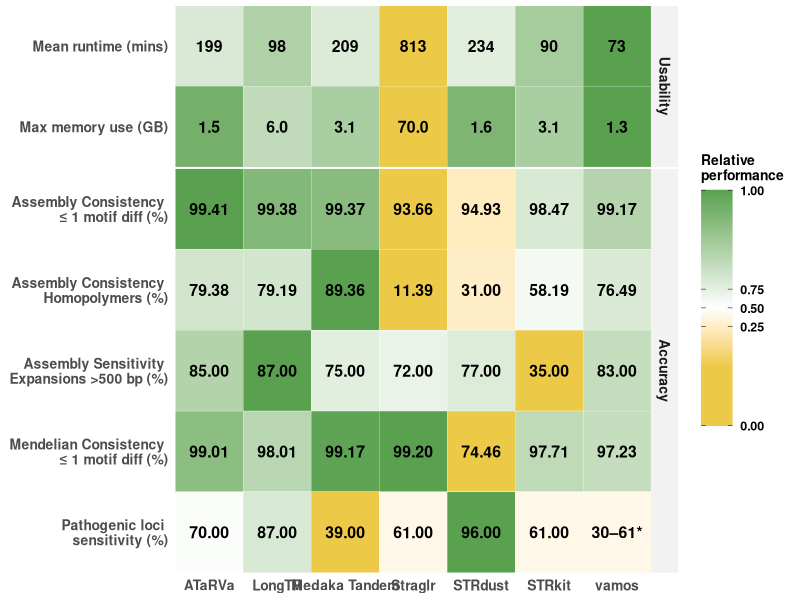
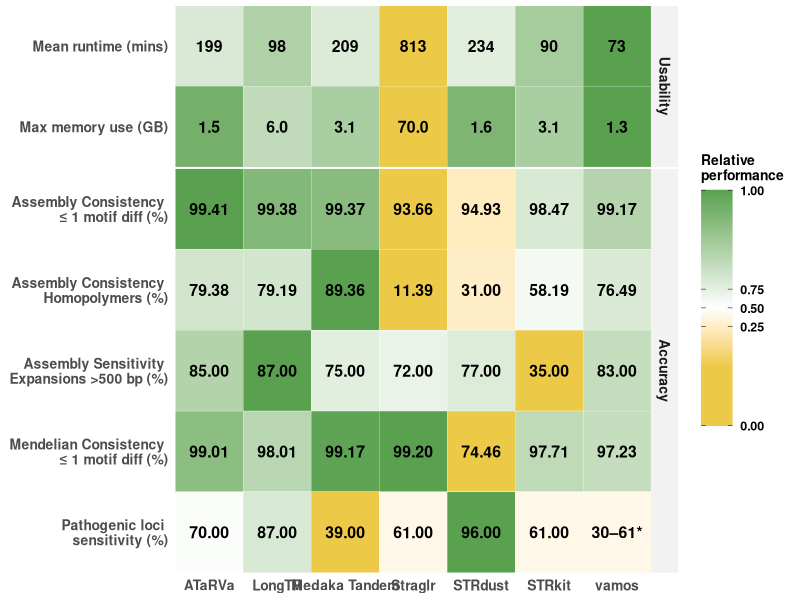
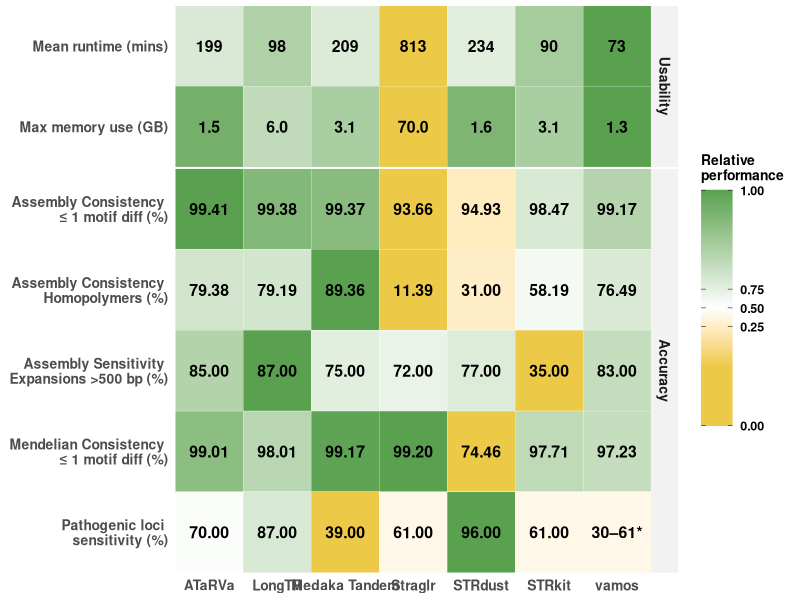

The R script that drew these images, in order:
# ============================================================
# HEATMAP ONLY (no winners, no extra comments)
# Fixes:
#  - Category order: Usability first, then Accuracy
#  - Metric order in Accuracy: Assembly (3 rows) -> Mendelian -> Pathogenic
#  - Legend shows 1.00 at top
#  - Save to both PNG and PDF
#  - Heatmap text increased by 1 point
#  - Legend spacing fixed
# ============================================================

library(tidyverse)
library(scales)
library(grid)

df <- tribble(
  ~Category,   ~Metric,                                  ~ATaRVa, ~LongTR, ~`Medaka Tandem`, ~Straglr, ~STRdust, ~STRkit, ~vamos,
  "Usability", "Mean runtime (mins)",                       199,      98,        209,          813,      234,      90,      73,
  "Usability", "Max memory use (GB)",                       1.5,      6.0,       3.1,          70.0,     1.6,     3.1,     1.3,
  "Accuracy",  "Assembly Consistency \n ≤ 1 motif diff (%)",   99.41,    99.38,     99.37,        93.66,    94.93,   98.47,   99.17,
  "Accuracy",  "Assembly Consistency \n Homopolymers (%)",     79.38,    79.19,     89.36,        11.39,    31.00,   58.19,   76.49,
  "Accuracy",  "Assembly Sensitivity \n Expansions >500 bp (%)",85,       87,        75,           72,       77,      35,      83,
  "Accuracy",  "Mendelian Consistency \n ≤ 1 motif diff (%)",  99.01,    98.01,     99.17,        99.20,    74.46,   97.71,   97.23
)

df_path <- tribble(
  ~Category,  ~Metric,                           ~ATaRVa, ~LongTR, ~`Medaka Tandem`, ~Straglr, ~STRdust, ~STRkit, ~vamos,
  "Accuracy", "Pathogenic loci \n sensitivity (%)", 70,      87,        39,           61,       96,      61,      61
)

df <- bind_rows(df, df_path)

tools_order <- c("ATaRVa","LongTR","Medaka Tandem","Straglr","STRdust","STRkit","vamos")
lower_is_better <- c("Mean runtime (mins)", "Max memory use (GB)")

tableau10 <- c(
  "#4E79A7", "#F28E2B", "#E15759", "#76B7B2", "#59A14F",
  "#EDC948", "#B07AA1", "#FF9DA7", "#9C755F", "#BAB0AC"
)

t_red   <- tableau10[6]
t_green <- tableau10[5]

stop_vals <- c(0.00, 0.25, 0.50, 1.00)
stop_cols <- c(t_red, t_red, "white", t_green)

legend_breaks <- c(1e-3, 0.25, 0.50, 0.75, 1 - 1e-3)
legend_labels <- c("0.00", "0.25", "0.50", "0.75", "1.00")

metric_levels <- c(
  "Max memory use (GB)",
  "Mean runtime (mins)",
  "Pathogenic loci \n sensitivity (%)",
  "Mendelian Consistency \n ≤ 1 motif diff (%)",
  "Assembly Sensitivity \n Expansions >500 bp (%)",
  "Assembly Consistency \n Homopolymers (%)",
  "Assembly Consistency \n ≤ 1 motif diff (%)"
)

dat <- df %>%
  pivot_longer(cols = all_of(tools_order), names_to="Tool", values_to="Value") %>%
  group_by(Metric) %>%
  mutate(
    norm  = rescale(Value, to=c(0,1), from=range(Value, na.rm=TRUE)),
    Score = if_else(Metric %in% lower_is_better, 1 - norm, norm),
    Label = case_when(
      str_detect(Metric, "\\(mins\\)") ~ sprintf("%.0f", Value),
      str_detect(Metric, "\\(GB\\)")   ~ sprintf("%.1f", Value),
      TRUE                             ~ sprintf("%.2f", Value)
    )
  ) %>%
  ungroup() %>%
  mutate(
    Tool     = factor(Tool, levels = tools_order),
    Category = factor(Category, levels = c("Usability","Accuracy")),
    Metric   = factor(Metric, levels = metric_levels),
    Score_fill = pmin(pmax(Score, 1e-3), 1 - 1e-3),
    Label = if_else(Metric == "Pathogenic loci \n sensitivity (%)" & Tool == "vamos",
                    "30–61*", Label)
  )

p <- ggplot(dat, aes(Tool, Metric, fill = Score_fill)) +
  geom_tile(color="white", linewidth=0.1) +
  geom_text(aes(label = Label), size=4.0, fontface="bold") +
  facet_grid(Category ~ ., scales="free_y", space="free_y") +
  scale_fill_gradientn(
    colours = stop_cols,
    values  = scales::rescale(stop_vals),
    trans   = scales::transform_logit(),
    limits  = c(1e-3, 1 - 1e-3),
    breaks  = legend_breaks,
    labels  = legend_labels,
    oob     = scales::squish,
    name    = "Relative\nperformance",
    guide   = guide_colorbar(
      direction = "vertical",
      barheight = unit(6, "cm"),
      barwidth  = unit(0.8, "cm"),
      ticks.colour = "black",
      frame.colour = NA
    )
  ) +
  scale_x_discrete(expand = expansion(mult=c(0.01,0.01))) +
  scale_y_discrete(expand = expansion(mult=c(0.01,0.01))) +
  labs(x=NULL, y=NULL) +
  theme_minimal(base_size=11) +
  theme(
    panel.grid = element_blank(),
    axis.text.x = element_text(face="bold", size=10),
    axis.text.y = element_text(face="bold", size=10),
    strip.text.y = element_text(face="bold", size=10),
    strip.background = element_rect(fill="grey95", color=NA),
    panel.spacing.y = unit(0.08, "lines"),
    plot.margin = margin(4, 6, 4, 4),
    legend.title = element_text(face="bold", size=10),
    legend.text  = element_text(face="bold", size=9),
    legend.key.height = unit(1.2, "cm")
  )

print(p)

ggsave("tool_summary_heatmap_tableau_high_contrast.png", p, width=9.5, height=4.5, dpi=300)
ggsave("tool_summary_heatmap_tableau_high_contrast.pdf", p, width=9.5, height=4.5, device="pdf")
